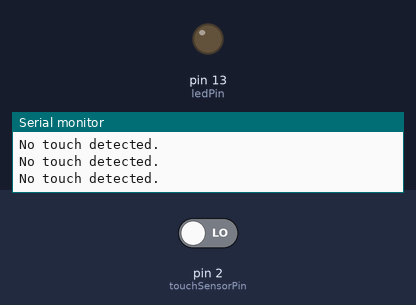
Bench run of a sketch on a simulated Arduino Uno, built with avr-gcc and run on an emulated ATmega328P. On the bench: output pins drawn as LEDs (lit = HIGH), the last lines printed to the serial monitor. Inputs (shaded band) come from the test bench; at power-on: pin 2 (touchSensorPin) LOW.

Above: at 1.2 s.
1.3 s: pin 2 (touchSensorPin) driven HIGH
At 2.0 s:
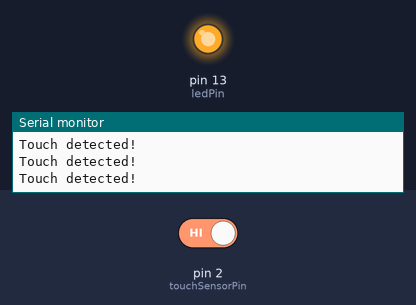
2.8 s: pin 2 (touchSensorPin) driven LOW
At 3.2 s:
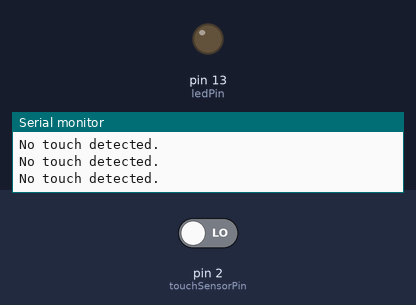
Timing chart, 0 to 5.8 s (numbered marks = the images above; inputs shaded):
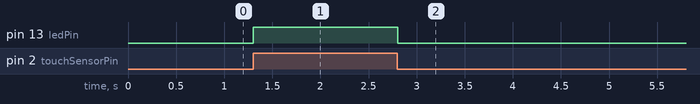

The sketch:

touch_sensor.ino
```cpp
const int touchSensorPin = 2;  // Pin connected to the OUT pin of the touch sensor
const int ledPin = 13;  // Pin connected to the LED

void setup() {
  Serial.begin(9600);  // Initialize serial communication for debugging
  pinMode(touchSensorPin, INPUT);  // Set the touch sensor pin as input
  pinMode(ledPin, OUTPUT);  // Set the LED pin as output
}

void loop() {
  int sensorValue = digitalRead(touchSensorPin);  // Read the value from the touch sensor

  if (sensorValue == HIGH) {  // Check if the sensor value is HIGH (touch detected)
    digitalWrite(ledPin, HIGH);  // Turn on the LED
    Serial.println("Touch detected!");
  } else {
    digitalWrite(ledPin, LOW);  // Turn off the LED
    Serial.println("No touch detected.");
  }

  delay(100);  // Small delay before the next reading
}
```

Measured:
- after the input at 1.3 s, pin 13 (ledPin): LOW → HIGH at once
- after the input at 2.8 s, pin 13 (ledPin): HIGH → LOW at once
